Frame 1 (no input): blank canvas, image omitted
Frame 60 (no input): blank canvas, image omitted
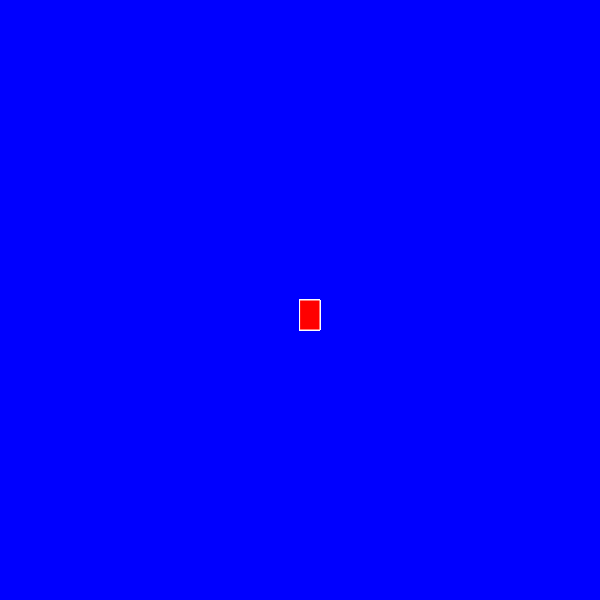
Frame 120 (the mouse pressed at the canvas centre since frame 60)

The p5.js sketch whose frames 1 and 60 were blank and that drew this single picture after the mouse press (run headless with seeded random() and noise() and a simulated clock; from frame 60 on, the mouse is pressed at the canvas centre):

// p5.js sketch
// ── sketch.js
function setup() {
    createCanvas(600, 600); //area de trabalho
    background ("blue");
  }
  
  function draw() {
    
    stroke  ('white') //borda
    fill("red");
    //console.log(mouseIsPressed);
    
    if(mouseIsPressed){
      rect(mouseX,mouseY,20,30)
    }
  }
      
